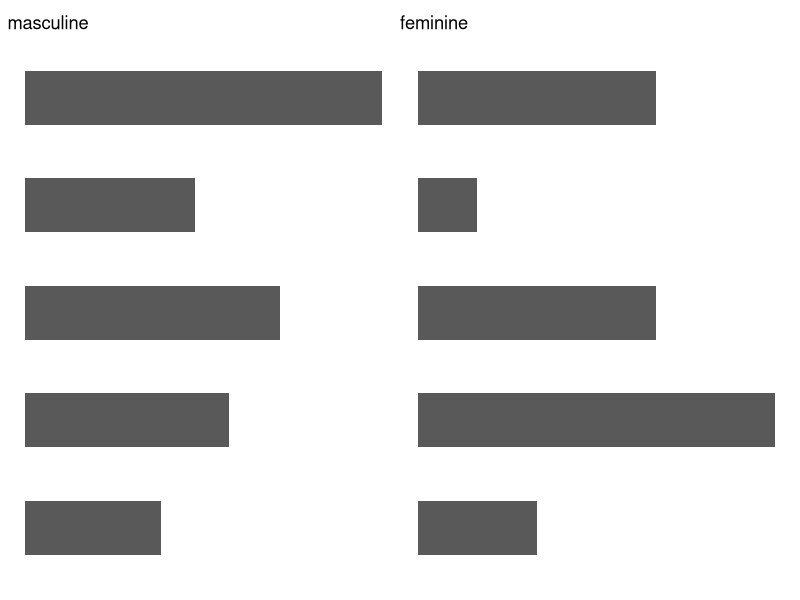
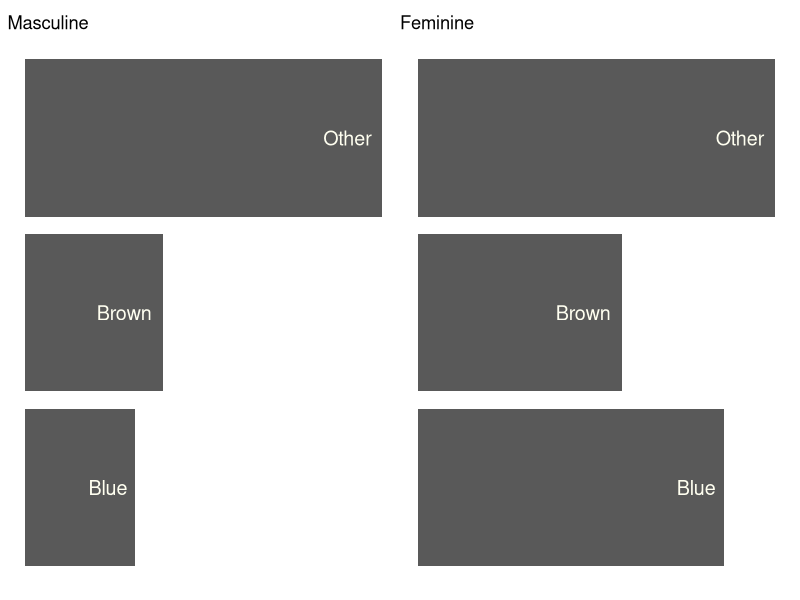
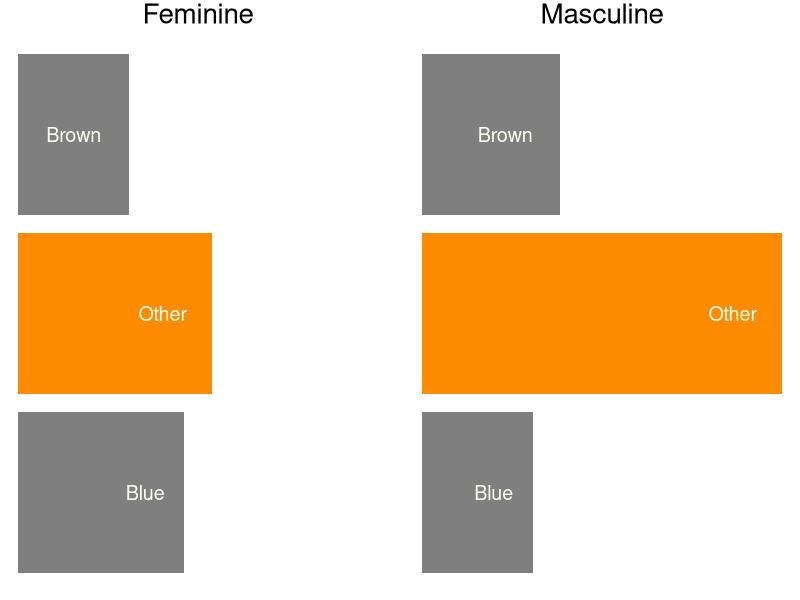
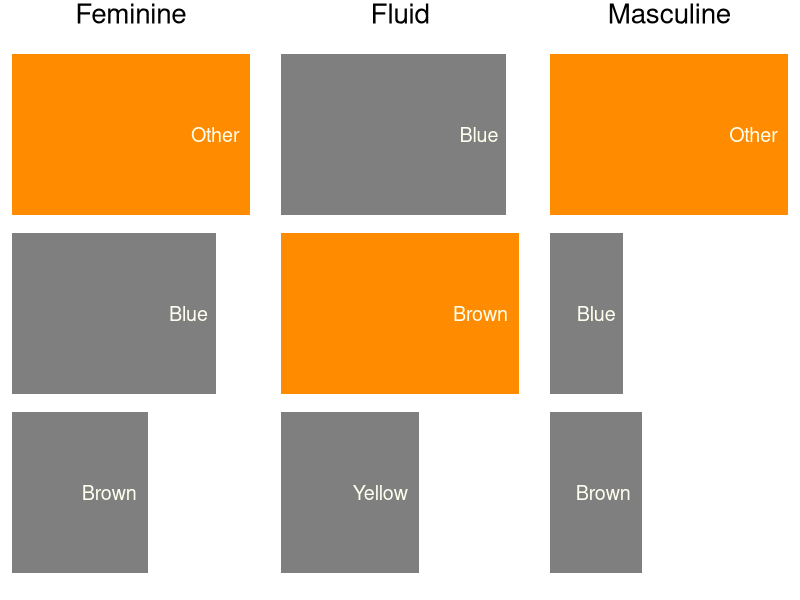

Reproduce these figures in R, in order.
## ---- chunk 1
#| message: false
#| warning: false

library(tidyverse)
library(patchwork)

## ---- chunk 2
my_plots_df <- starwars |> 
  select(name, height, mass, gender, sex, eye_color) |> 
  mutate(eye_color = fct_lump_min(eye_color, 10)) |> 
  nest(data = -gender) |>
  mutate(my_plot = map2(data, gender, function(x, y) {
    x |> 
      ggplot(aes(y = eye_color)) +
      geom_bar(width = .5) +
      labs(x = NULL, y = NULL, title = y) + 
      theme_void() 
  })) 


mp1 <- my_plots_df[1,3][[1]]
mp2 <- my_plots_df[2,3][[1]]

mp1[[1]] + mp2[[1]] 


## ---- chunk 3
my_purrr_df <- starwars |> 
  drop_na(gender) |> 
  select(name, height, mass, gender, sex, eye_color) |> 
  mutate(eye_color = fct_lump_min(eye_color, 12)) |> # manipulate data for clarity
  summarise(total = n(), .by = c(eye_color, gender)) |> 
  mutate(total = if_else(gender == "feminine", total * 3, total)) |> # manipulate data for clarity
  nest(data = -gender) |> # head(1) |> unnest(data) 
  mutate(my_plot = map2(data, gender, function(my_df, my_gender) {
    my_df |> 
      ggplot(aes(y = eye_color, x = total, label = str_to_title(eye_color))) +
      geom_col() +
      geom_text(color = "ivory", size = 5, hjust = 1.2) +
      labs(x = NULL, y = NULL) + 
      theme_void() +
      labs(title = str_to_title(my_gender))
  }
  )) 

my_purrr_df

my_purrr_df$my_plot[1][[1]] + my_purrr_df$my_plot[2][[1]]
## ---- chunk 4
star_fluid_df <- starwars |> 
  drop_na(gender) |> 
  count(eye_color, name = "total") |> 
  slice_max(total, n = 3) |> 
  mutate(gender = "fluid")
star_fluid_df
## ---- chunk 5
starwars |> 
  drop_na(gender) |>
  select(name, height, mass, gender, sex, eye_color) |> 
  mutate(eye_color = fct_lump_min(eye_color, 12)) |> # manipulate data for clarity
  summarise(total = n(), .by = c(eye_color, gender)) |> 
  mutate(total = if_else(gender == "feminine", total * 3, total)) |> # manipulate data for clarity
  ggplot(aes(y = fct_rev(fct_reorder2(eye_color, total, gender)),
             x = total, 
             label = str_to_title(eye_color))) +
  geom_col(fill = "grey50") +
  geom_col(data = . %>% 
             slice_max(total, by = gender),
           fill = "darkorange") +
  geom_text(color = "ivory", size = 5, hjust = 1.5) +
  labs(x = NULL, y = NULL) +
  theme_void() +
  theme(strip.text = element_text(size = 20)) +
  facet_wrap(vars(str_to_title(gender)))
## ---- chunk 6
starwars |> 
  drop_na(gender) |>
  select(name, height, mass, gender, sex, eye_color) |> 
  mutate(eye_color = fct_lump_min(eye_color, 12)) |> # manipulate data for clarity
  summarise(total = n(), .by = c(eye_color, gender)) |> 
  bind_rows(star_fluid_df) |> 
  mutate(total = if_else(gender == "feminine", total * 4, total)) |>  # manipulate data for clarity
  mutate(total = if_else(gender == "fluid", total * 2, total)) |> 
  ggplot(aes(y = fct_rev(fct_reorder2(eye_color, total, gender)),
             x = total, 
             label = str_to_title(eye_color))) +
  geom_col(fill = "grey50") +
  geom_col(data = . %>% 
             slice_max(total, by = gender),
           fill = "darkorange") +
  geom_text(color = "ivory", size = 5, hjust = 1.2) +
  labs(x = NULL, y = NULL) +
  theme_void() +
  theme(strip.text = element_text(size = 20)) +
  facet_wrap(vars(str_to_title(gender)), scales = "free")
